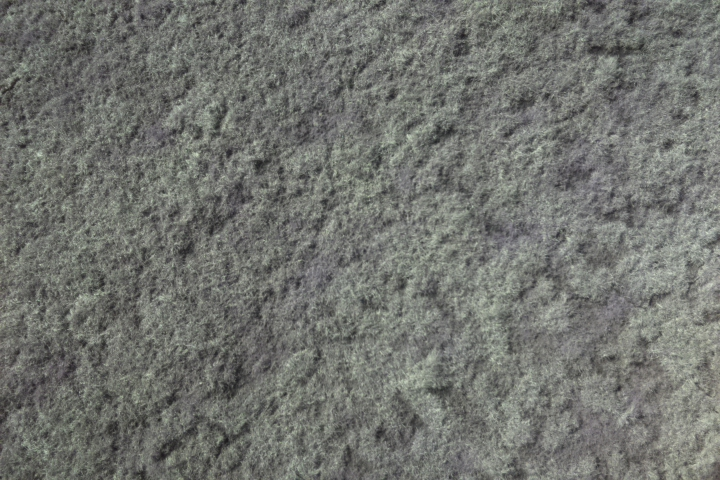
#> input picture images/march18/5c8ea34bcf380e7823e298b2.jpg, 720 x 480 px, found by its file name; its folder holds only this picture in this run
$ python slide_show.py
#> lines starting #> are read from the running program, lines starting #| are printed output that depends on the picture; after the words box and inside, x2 and y2 are one past the last pixel; in counts of white or black regions, pixels touching at a corner belong together
### histogram.py
from __future__ import print_function
from __future__ import division
import cv2 as cv
import numpy as np
HIST_SIZE = 256
HIST_RANGE = (0, 256) # the upper boundary is exclusive
ACCUMULATE = False

hist_w = 512
hist_h = 400
bin_w = int(round( hist_w/HIST_SIZE ))


# [21 lines left out: function color_hist, not called in this run]

def grey_hist(src):
    src = cv.cvtColor(src, cv.COLOR_BGR2GRAY)
    histImage = np.zeros((hist_h, hist_w, 3), dtype=np.uint8)
    hist = cv.calcHist(src, [0], None, [HIST_SIZE], HIST_RANGE, accumulate=ACCUMULATE)
    cv.normalize(hist, hist, alpha=0, beta=hist_h, norm_type=cv.NORM_MINMAX)
    for i in range(1, HIST_SIZE):
        cv.line(histImage, ( bin_w*(i-1), hist_h - int(round(hist[i-1][0])) ),
                ( bin_w*(i), hist_h - int(round(hist[i][0])) ),
                ( 255, 0, 0), thickness=2)
    cv.imshow('calcHist Demo', histImage)


# [5 lines that do not run on import are left out]


### highlighter.py

# Trying to isolate bright spots

import numpy as np
import cv2
from matplotlib import pyplot as plt

SWITCH = {
    'blurred':True,
    'bright':True,
    'thresh':True,
    'noise':True
}

def show_img(name,img):
    if(name in SWITCH):
        cv2.imshow(name,img)

def highlight(img):
    img = cv2.cvtColor(img, cv2.COLOR_BGR2GRAY)
    orig = img

    # Config
    blur_radius = 41
    thresh_block_size = 3

    # blurring
    blurred_img = cv2.GaussianBlur(img,(blur_radius,blur_radius),0)

    show_img('blurred',blurred_img)

    # Find Brghtest Pixel and circle
    (minVal, maxVal, minLoc, maxLoc) = cv2.minMaxLoc(blurred_img)
    image = orig.copy()
    circle_radius = 25
    cv2.circle(image, maxLoc, circle_radius, (255, 0, 0), 2)

    show_img('bright', image)

    # Thresolding
    substraction_constant = 0
    thresh_image = cv2.adaptiveThreshold(blurred_img,255,cv2.ADAPTIVE_THRESH_MEAN_C,\
                cv2.THRESH_BINARY,thresh_block_size,substraction_constant)

    show_img('thresh', thresh_image)

    # Remove noise
    noiseless_image = thresh_image
    noiseless_image = cv2.dilate(noiseless_image, None, iterations=1)
    noiseless_image = cv2.erode(noiseless_image, None, iterations=3)
    noiseless_image = cv2.dilate(noiseless_image, None, iterations=2)
    # noiseless_image = cv2.erode(noiseless_image, None, iterations=3)

    show_img('noise', noiseless_image)

    # Count nonzero
    num_pix = cv2.countNonZero(noiseless_image)
    print(f"Number of ligh pix: {num_pix} ", end=" ")

# [4 lines that do not run on import are left out]

### brightest.py

# Trying to isolate bright spots

import numpy as np
import cv2
from matplotlib import pyplot as plt

def deviation(img):
    orig = img
    img = cv2.cvtColor(img, cv2.COLOR_BGR2GRAY)

    # Config
    blur_radius = 41

    # blurring
    # blurred_img = cv2.GaussianBlur(img,(blur_radius,blur_radius),0)
    blurred_img = cv2.medianBlur(img,7)

    cv2.imshow('blurred',blurred_img)

    # Find Brghtest Pixel and circle
    (minVal, maxVal, minLoc, maxLoc) = cv2.minMaxLoc(blurred_img)
    image = orig.copy()
    circle_radius = 25
    cv2.circle(image, maxLoc, circle_radius, (255, 0, 0), 2)


    cv2.imshow('brightest',image)

    avg = blurred_img.mean()
    # print(f"Avg: {avg}, Max: {maxVal}")

    dev = num_pix = np.around(maxVal/avg,decimals=3)
    return dev

# [4 lines that do not run on import are left out]

### corner.py

# Trying to isolate bright spots

import numpy as np
import cv2
from matplotlib import pyplot as plt


SWITCH = {
    'blurred':True,
    # 'bright':True,
    'thresh':True,
    'noise':True
}

def find_corner_fast(img):
    img = cv2.cvtColor(img, cv2.COLOR_BGR2GRAY)

    img = cv2.medianBlur(img,9)

    # Initiate FAST object with default values
    fast = cv2.FastFeatureDetector_create()
    # find and draw the keypoints
    kp = fast.detect(img,None)
    # img2 = cv2.drawMatch(img, kp, None, color=(255,0,0))
    # https://github.com/skvark/opencv-python/issues/168 should use drawkeypoints
    img2 = img.copy()
    for marker in kp:
        img2 = cv2.drawMarker(img2, tuple(int(i) for i in marker.pt), color=(255, 0, 0))
    # Print all default params
    print( "Threshold: {}".format(fast.getThreshold()) )
    print( "nonmaxSuppression:{}".format(fast.getNonmaxSuppression()) )
    print( "neighborhood: {}".format(fast.getType()) )
    print( "Total Keypoints with nonmaxSuppression: {}".format(len(kp)) )
    cv2.imshow('fast_true.png',img2)
    # Disable nonmaxSuppression
    fast.setNonmaxSuppression(0)
    kp = fast.detect(img,None)
    print( "Total Keypoints without nonmaxSuppression: {}".format(len(kp)) )
    img3 = img.copy()
    for marker in kp:
        img3 = cv2.drawMarker(img3, tuple(int(i) for i in marker.pt), color=(255, 0, 0))
    cv2.imshow('fast_false.png',img3)
    cv2.imshow('original',img)


# [4 lines that do not run on import are left out]


### slide_show.py
import os
import cv2
import numpy as np

from histogram import grey_hist
from highlighter import highlight
from brightest import deviation
from corner import find_corner_fast

if __name__ == "__main__":

    directory_names = [
        # "images",
        # "negatives",
        # "positives",
        "images\march18"
    ]

    for directory_name in directory_names:
        directory = os.fsencode(directory_name)

        for file in os.listdir(directory):
            filename = os.fsdecode(file)
            if filename.endswith(".jpg"):
                file_path = directory_name+"/"+ filename
                img = cv2.imread(file_path)
#> img is the input picture: shape (480, 720, 3); mean B, G, R 110.7, 115.4, 113.5

                print(f"{filename}", end=" ")
                grey_hist(np.copy(img))
#> in grey_hist, `hist = cv.calcHist(src, [0], None, [HIST_SIZE], HIST_RANGE, accumulate..`: hist = 256 values, max 19 at index 119, min 0 at index 0, mean 2.81
#> after the loop in grey_hist, `for i in range(1, HIST_SIZE):`:
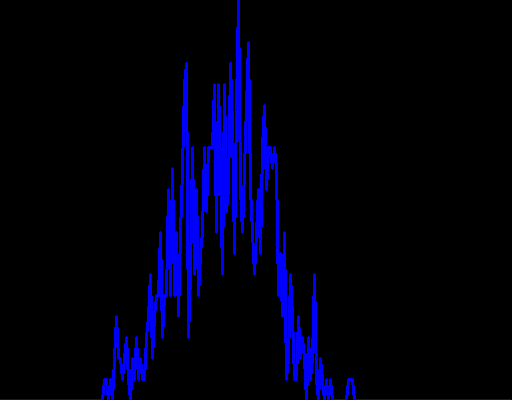
#> histImage: shape (400, 512, 3); mean of channels 0, 1, 2 20.2, 0, 0; drawn as B, G, R
                bright_pixels = highlight(np.copy(img))
#> in highlight, `(minVal, maxVal, minLoc, maxLoc) = cv2.minMaxLoc(blurred_img)`: minVal = 72; maxVal = 153; minLoc = (232, 384); maxLoc = (654, 276)
#> in highlight, `thresh_image = cv2.adaptiveThreshold(blurred_img,255,cv2.ADAPTIVE_THRE..`:
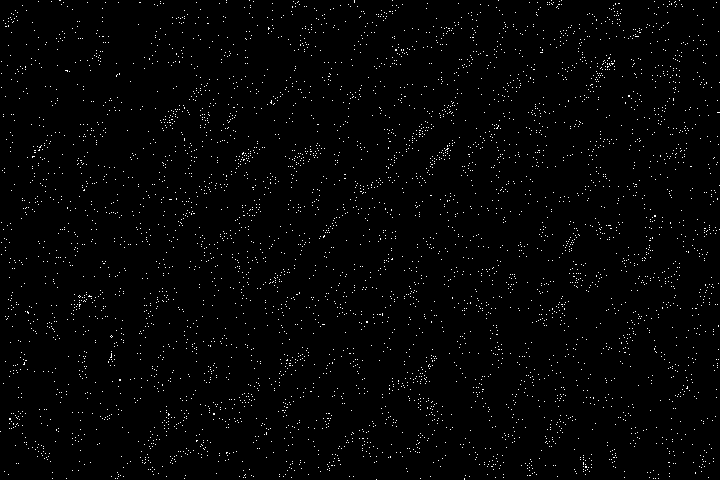
#> thresh_image: shape (480, 720); 1.6% white in thin lines or dots
#> in highlight, `noiseless_image = cv2.erode(noiseless_image, None, iterations=3)`:
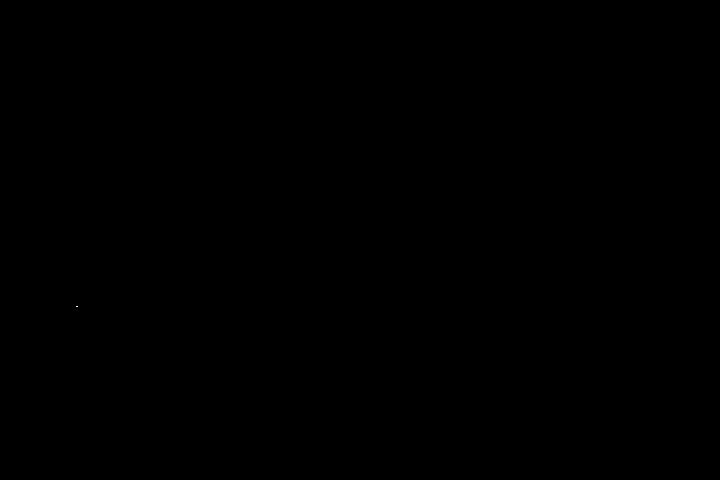
#> noiseless_image: shape (480, 720); 0% white in thin lines or dots, all inside (x1, y1, x2, y2) = (76, 306, 78, 307)
#> in highlight, `num_pix = cv2.countNonZero(noiseless_image)`: num_pix = 30
#| Number of ligh pix: 30
                dev = deviation(np.copy(img))
#> in deviation, `blurred_img = cv2.medianBlur(img,7)`:
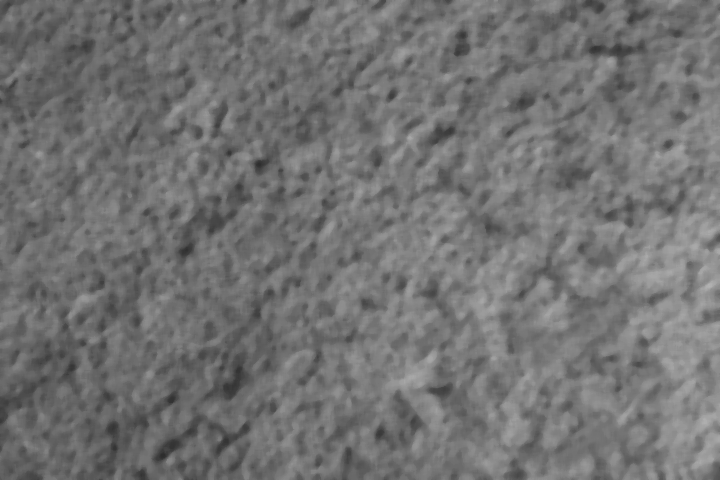
#> blurred_img: shape (480, 720); min 45, max 179, mean 114.4
#> in deviation, `(minVal, maxVal, minLoc, maxLoc) = cv2.minMaxLoc(blurred_img)`: minVal = 45; maxVal = 179; minLoc = (162, 454); maxLoc = (709, 286)
#> in deviation, `cv2.circle(image, maxLoc, circle_radius, (255, 0, 0), 2)`:
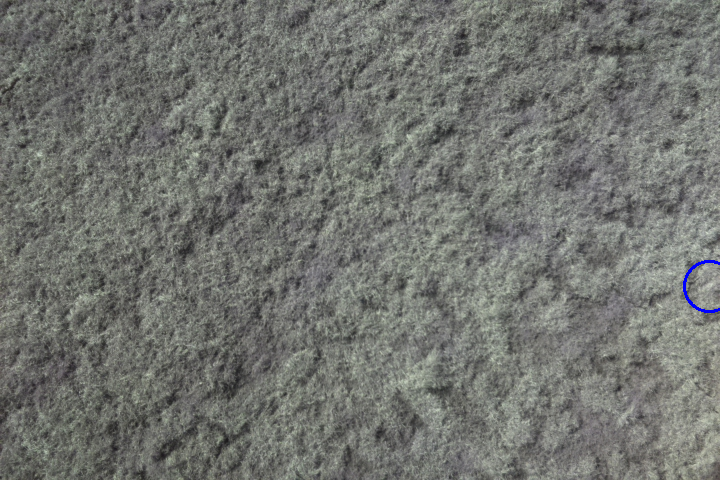
#> image: shape (480, 720, 3); 0.09% of pixels changed, all inside (x1, y1, x2, y2) = (683, 260, 720, 313)
#> in deviation, `avg = blurred_img.mean()`: avg = 114.4
#> in deviation, `dev = num_pix = np.around(maxVal/avg,decimals=3)`: dev = 1.56
#> dev = 1.56
                find_corner_fast(img)
#> in find_corner_fast, `kp = fast.detect(img,None)`: kp = 321 keypoints; strongest (x, y, size): (15, 82, 7), (388, 100, 7), (671, 144, 7), (376, 164, 7)
#> the loop in find_corner_fast, `for marker in kp:` made 321 passes
#> marker on passes 1 to 3: keypoint at (169, 5), size 7, keypoint at (603, 5), size 7, keypoint at (234, 7), size 7
#> after the loop in find_corner_fast, `for marker in kp:`:
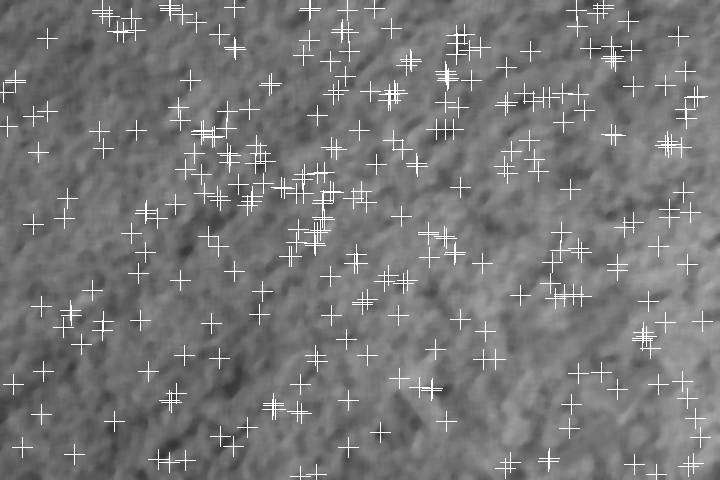
#> img2: shape (480, 720); min 51, max 255, mean 119.7
#| Total Keypoints with nonmaxSuppression: 321
#> in find_corner_fast, `kp = fast.detect(img,None)`: kp = 886 keypoints; strongest (x, y, size): (169, 5, 7), (603, 5, 7), (374, 6, 7), (234, 7, 7)
#| Total Keypoints without nonmaxSuppression: 886
#> the loop in find_corner_fast, `for marker in kp:` made 886 passes
#> after the loop in find_corner_fast, `for marker in kp:`:
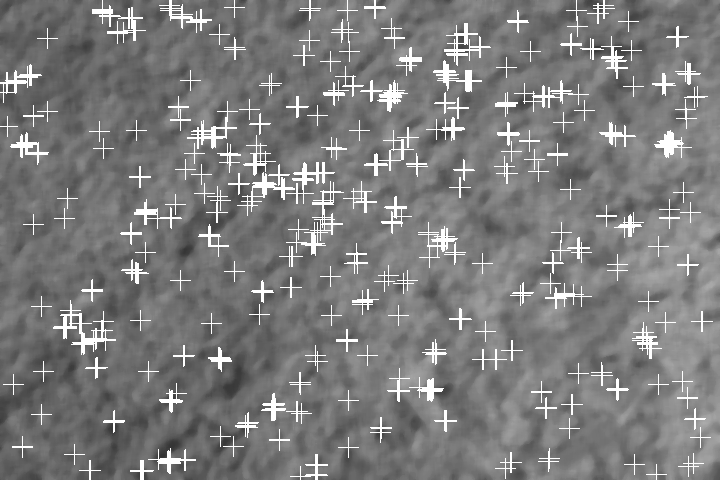
#> img3: shape (480, 720); min 51, max 255, mean 124.1
                print(f"pix: {bright_pixels}, dev: {dev}")
#| pix: None, dev: 1.565
                print()
                cv2.waitKey(0)
                continue
            else:
                continue

$ run again, on images/march18/5c8ea351cf380e7823e298b6.jpg
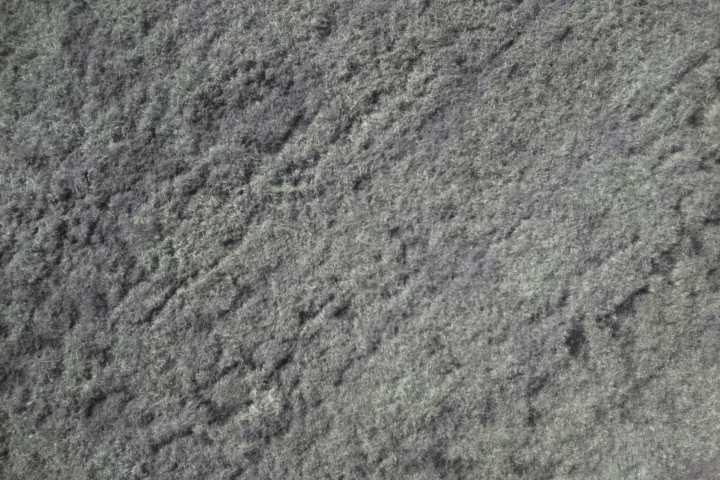
#> input picture images/march18/5c8ea351cf380e7823e298b6.jpg, 720 x 480 px, found by its file name
#> img is the input picture: shape (480, 720, 3); mean B, G, R 114.1, 117.1, 115.7
#> hist = 256 values, max 20 at index 122, min 0 at index 0, mean 2.81
#> in highlight, `(minVal, maxVal, minLoc, maxLoc) = cv2.minMaxLoc(blurred_img)`: minVal = 64; maxVal = 155; minLoc = (0, 376); maxLoc = (527, 284)
#> thresh_image: shape (480, 720); 1.7% white in thin lines or dots
#> in highlight, `num_pix = cv2.countNonZero(noiseless_image)`: num_pix = 191
#| Number of ligh pix: 191
#> in deviation, `(minVal, maxVal, minLoc, maxLoc) = cv2.minMaxLoc(blurred_img)`: minVal = 38; maxVal = 175; minLoc = (62, 230); maxLoc = (270, 397)
#> avg = 116.3
#> in deviation, `dev = num_pix = np.around(maxVal/avg,decimals=3)`: dev = 1.5
#> img: shape (480, 720)
#> in find_corner_fast, `kp = fast.detect(img,None)`: kp = 492 keypoints; strongest (x, y, size): (645, 289, 7), (109, 201, 7), (267, 76, 7), (355, 185, 7)
#> the loop in find_corner_fast, `for marker in kp:` made 492 passes
#> marker on passes 1 to 3: keypoint at (414, 3), size 7, keypoint at (643, 4), size 7, keypoint at (63, 14), size 7
#> after the loop in find_corner_fast, `for marker in kp:`:
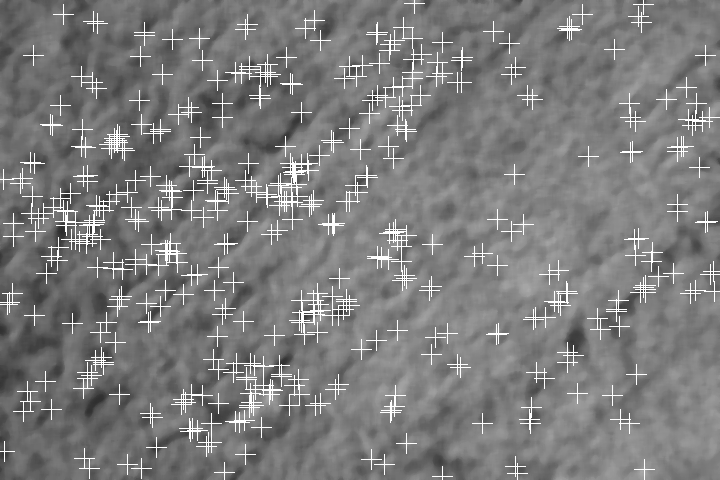
#> img2: shape (480, 720); min 43, max 255, mean 124.4
#| Total Keypoints with nonmaxSuppression: 492
#> in find_corner_fast, `kp = fast.detect(img,None)`: kp = 1416 keypoints; strongest (x, y, size): (414, 3, 7), (415, 3, 7), (479, 3, 7), (480, 3, 7)
#| Total Keypoints without nonmaxSuppression: 1416
#> the loop in find_corner_fast, `for marker in kp:` made 1416 passes
#> after the loop in find_corner_fast, `for marker in kp:`:
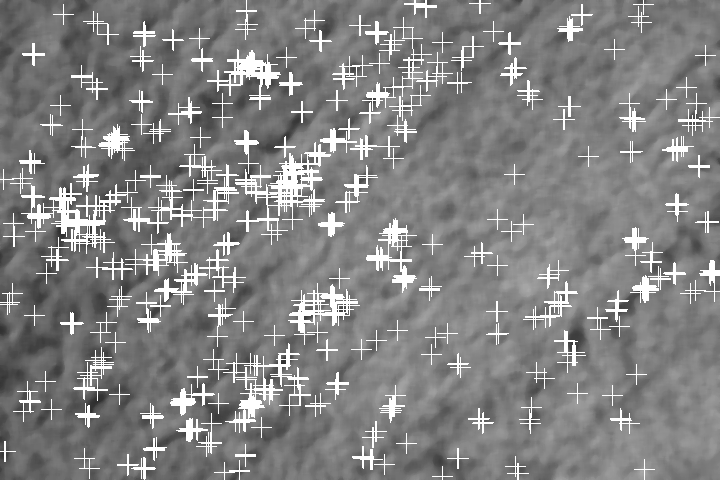
#> img3: shape (480, 720); min 45, max 255, mean 130.5
#| pix: None, dev: 1.505

$ run again, on images/march18/5c8ea353cf380e7823e298b7.jpg
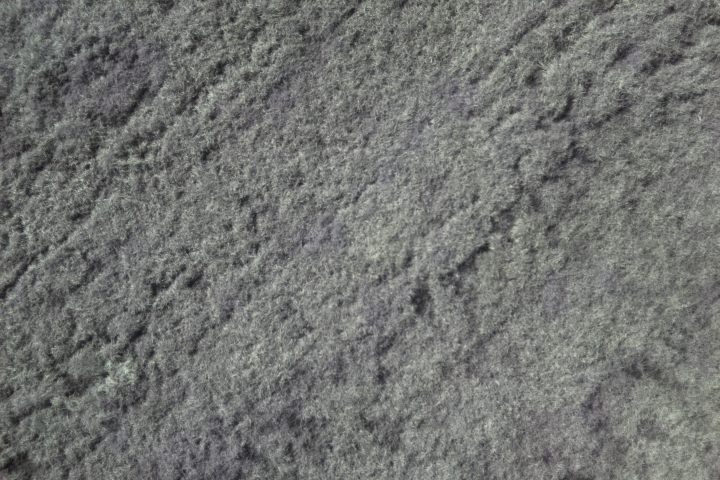
#> input picture images/march18/5c8ea353cf380e7823e298b7.jpg, 720 x 480 px, found by its file name
#> img is the input picture: shape (480, 720, 3); mean B, G, R 112.9, 115.5, 114.1
#> hist = 256 values, max 19 at index 112, min 0 at index 0, mean 2.81
#> in highlight, `(minVal, maxVal, minLoc, maxLoc) = cv2.minMaxLoc(blurred_img)`: minVal = 59; maxVal = 152; minLoc = (15, 463); maxLoc = (373, 247)
#> thresh_image: shape (480, 720); 1.7% white in thin lines or dots
#> in highlight, `num_pix = cv2.countNonZero(noiseless_image)`: num_pix = 398
#| Number of ligh pix: 398
#> in deviation, `(minVal, maxVal, minLoc, maxLoc) = cv2.minMaxLoc(blurred_img)`: minVal = 30; maxVal = 169; minLoc = (8, 464); maxLoc = (488, 424)
#> avg = 114.7
#> in deviation, `dev = num_pix = np.around(maxVal/avg,decimals=3)`: dev = 1.47
#> img: shape (480, 720)
#> in find_corner_fast, `kp = fast.detect(img,None)`: kp = 429 keypoints; strongest (x, y, size): (487, 247, 7), (557, 121, 7), (483, 245, 7), (485, 247, 7)
#> the loop in find_corner_fast, `for marker in kp:` made 429 passes
#> marker on passes 1 to 3: keypoint at (89, 3), size 7, keypoint at (556, 6), size 7, keypoint at (434, 7), size 7
#> after the loop in find_corner_fast, `for marker in kp:`:
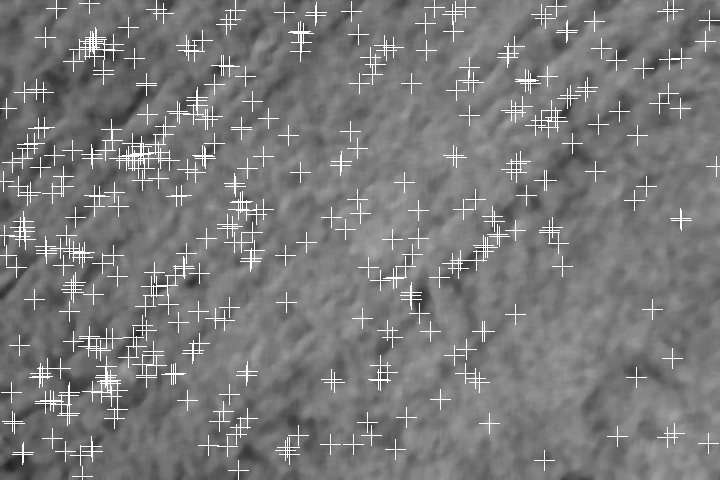
#> img2: shape (480, 720); min 36, max 255, mean 121.9
#| Total Keypoints with nonmaxSuppression: 429
#> in find_corner_fast, `kp = fast.detect(img,None)`: kp = 1158 keypoints; strongest (x, y, size): (89, 3, 7), (553, 3, 7), (553, 4, 7), (554, 6, 7)
#| Total Keypoints without nonmaxSuppression: 1158
#> the loop in find_corner_fast, `for marker in kp:` made 1158 passes
#> after the loop in find_corner_fast, `for marker in kp:`:
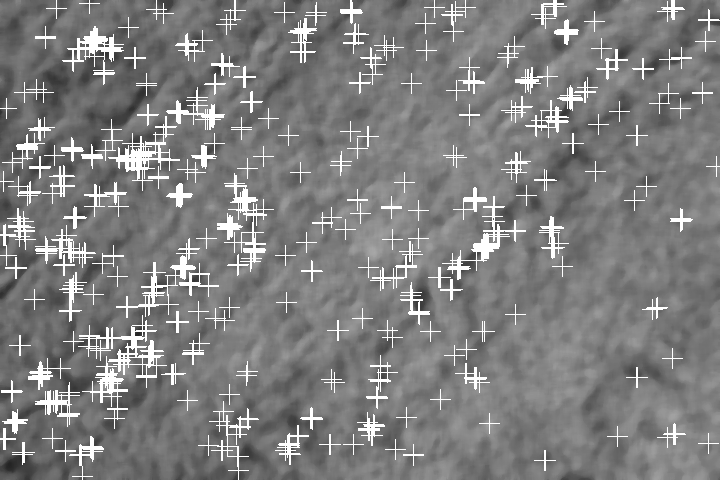
#> img3: shape (480, 720); min 36, max 255, mean 126.9
#| pix: None, dev: 1.473
